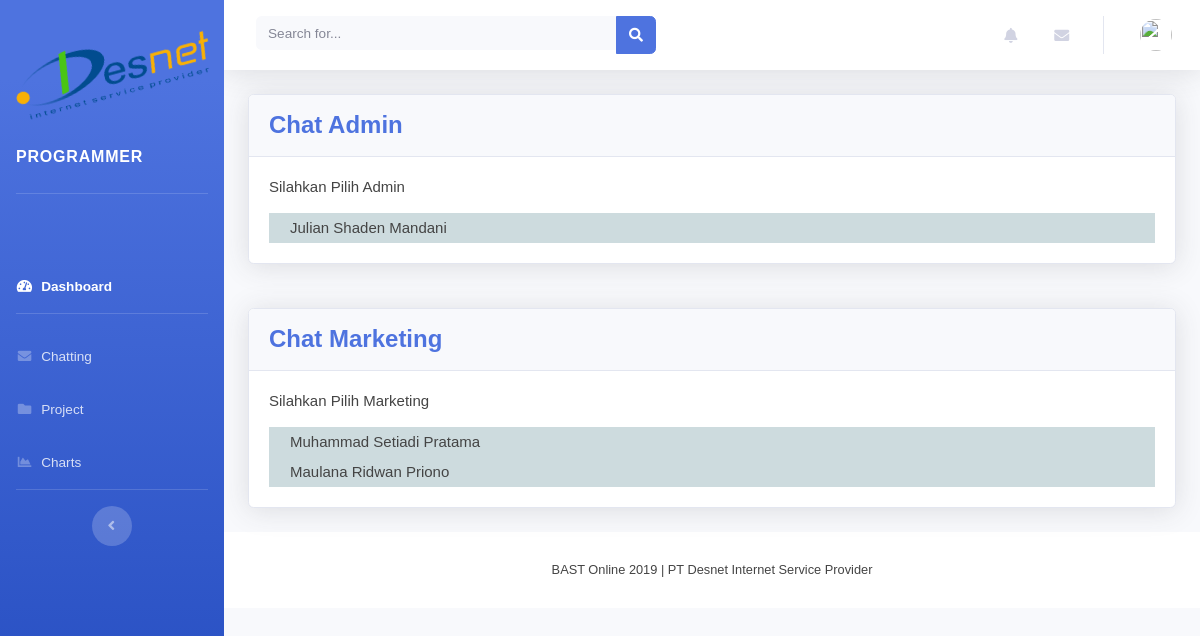
The app's page /index.php/programmer/chat with its own data.
### tables this page shows
CREATE TABLE `user` (
  `id_user` int(11) NOT NULL,
  `username` varchar(20) NOT NULL,
  `password` varchar(50) NOT NULL,
  `id_karyawan` int(11) NOT NULL,
  `id_pelanggan` int(11) NOT NULL,
  `image` varchar(255) NOT NULL DEFAULT 'default.jpg',
  `level` enum('admin','marketing','programmer','pelanggan') NOT NULL
);

CREATE TABLE `karyawan` (
  `id_karyawan` int(11) NOT NULL,
  `nik` varchar(30) NOT NULL,
  `nama_kar` varchar(50) NOT NULL,
  `alamat` varchar(90) NOT NULL,
  `nohp` varchar(12) NOT NULL,
  `foto` varchar(255) NOT NULL DEFAULT 'default.jpg'
);

### application/views/programmer/layout/content.php (called while the page is built)
<?php
if( $isi )
{
    $this -> load->view( $isi );
}

### application/views/programmer/layout/wrapper.php (called while the page is built)
<?php
require_once ('head.php');
require_once ('sidebar.php');
require_once ('nav.php');
require_once ('content.php');
require_once ('footer.php');

### application/controllers/programmer/Chat.php (called while the page is built, shortened)
<?php
class Chat extends CI_Controller
{
    public function __construct()
    {
        $this->load->library('session');
        $this->load->database();
        $this->load->helper(array('url', 'form'));
        $this->load->library('user_agent');
        $this->load->model('model_chat');
    }
    public function index()
    {
        $data=array('title'=>'Admin Dashboard',
                    'isi'=>'programmer/chat',
                    'admin'=> $this->model_chat->get_chat_admin('nama_kar'),
                    'marketing'=> $this->model_chat->get_chat_mar('nama_kar'),
                );
        $this->load->view('programmer/layout/wrapper',$data,FALSE);
    }
}

### index.php (called while the page is built, shortened)
<?php
require_once BASEPATH.'core/CodeIgniter.php';

### application/models/Model_chat.php (called while the page is built, shortened)
<?php
class Model_chat extends CI_Model {
    public function get_chat_mar()
    {
        $query = $this->db->where("level", 'marketing' )
        ->get();
        return $query->result();
    }
    public function get_chat_admin()
    {
        $query = $this->db->where("level", 'admin' )
        ->get();
        return $query->result();
    }
}

### application/views/programmer/chat.php (the view, shortened to what this page needs)
<link rel="stylesheet" type="text/css" href="<?= base_url('assets/css/styles.css') ?>">
<div class="container-fluid">
        <div class="card shadow mb-4">
            <div class="card-header py-3">
                <h4 class="m-0 font-weight-bold text-primary">Chat Admin</h4>
            </div>
                <div class="card-body">
                    <p>Silahkan Pilih Admin</p>
                    <table style="width: 100%" id="table-friend">
                        <?php foreach ($admin as $item) { ?>
                        <tr>
                            <td><a href="javascript:;" data-friend="<?= $item->id_user ?>"><?= $item->nama_kar ?></a></td>
                        </tr>
                        <?php } ?>
                    </table>
                </div>
        </div>
    </div>
<br>
<div class="container-fluid">
        <div class="card shadow mb-4">
            <div class="card-header py-3">
                <h4 class="m-0 font-weight-bold text-primary">Chat Marketing</h4>
            </div>
                <div class="card-body">
                    <p>Silahkan Pilih Marketing</p>
                    <table style="width: 100%" id="table-friend">
                        <?php foreach ($marketing as $item) { ?>
                        <tr>
                            <td><a href="javascript:;" data-friend="<?= $item->id_user ?>"><?= $item->nama_kar ?></a></td>
                        </tr>
                        <?php } ?>
                    </table>
                </div>
        </div>
    </div>

### assets/css/styles.css (style rules this page uses)
body { background-color: #fff; font: 15px/20px normal Helvetica, Arial, sans-serif; color: #444; }
a { color: #003399; background-color: transparent; font-weight: normal; }
#table-friend tr { height: 30px; background: #cddbde; }
#table-friend tr a { text-decoration: none; padding-left: 20px; color: #444; }

### records on screen
user: id_karyawan.nama_kar "Julian Shaden Mandani"
user: id_karyawan.nama_kar "Muhammad Setiadi Pratama"
user: id_karyawan.nama_kar "Maulana Ridwan Priono"
